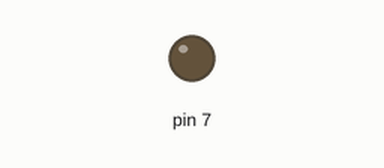
The sketch below on a simulated Arduino Uno, built with avr-gcc and run on an emulated ATmega328P. On the bench: output pins drawn as LEDs (lit = HIGH).

Above: at 1.5 s.
At 13.4 s:
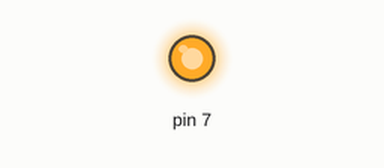
Timing chart, 0 to 14.3 s (numbered marks = the images above):
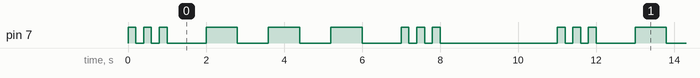

Measured:
- by itself, pin 7: repeats every 11.0 s: 2 × (LOW 0.20 s, HIGH 0.20 s), LOW 1.0 s, 2 × (HIGH 0.80 s, LOW 0.80 s), HIGH 0.80 s, LOW 1.0 s, 2 × (HIGH 0.20 s, LOW 0.20 s), HIGH 0.20 s, LOW 3.0 s, HIGH 0.20 s
- by itself, everything shown: repeats every 11.0 s, in 18 steps

The sketch:

SOS_LED.ino
```cpp
void setup() {

  pinMode(7, OUTPUT);

}

void loop() {
  digitalWrite(7, HIGH); //letra S
  delay(200);
  digitalWrite(7, LOW);
  delay(200);
  digitalWrite(7, HIGH);
  delay(200);
  digitalWrite(7, LOW);
  delay(200);
  digitalWrite(7, HIGH);
  delay(200);

  digitalWrite(7, LOW); //delay entre códigos
  delay(1000);

  digitalWrite(7, HIGH); //letra o
  delay(800);
  digitalWrite(7, LOW);
  delay(800);
  digitalWrite(7, HIGH);
  delay(800);
  digitalWrite(7, LOW);
  delay(800);
  digitalWrite(7, HIGH);
  delay(800);

  digitalWrite(7, LOW); //delay entre códigos
  delay(1000);

  digitalWrite(7, HIGH); //letra S
  delay(200);
  digitalWrite(7, LOW);
  delay(200);
  digitalWrite(7, HIGH);
  delay(200);
  digitalWrite(7, LOW);
  delay(200);
  digitalWrite(7, HIGH);
  delay(200);

  digitalWrite(7, LOW); //delay entre códigos
  delay(3000);


}
```
